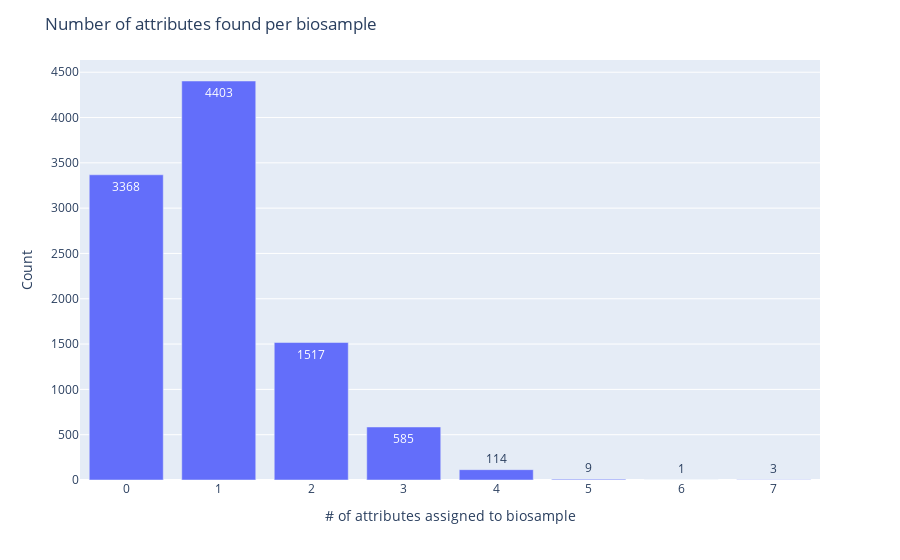
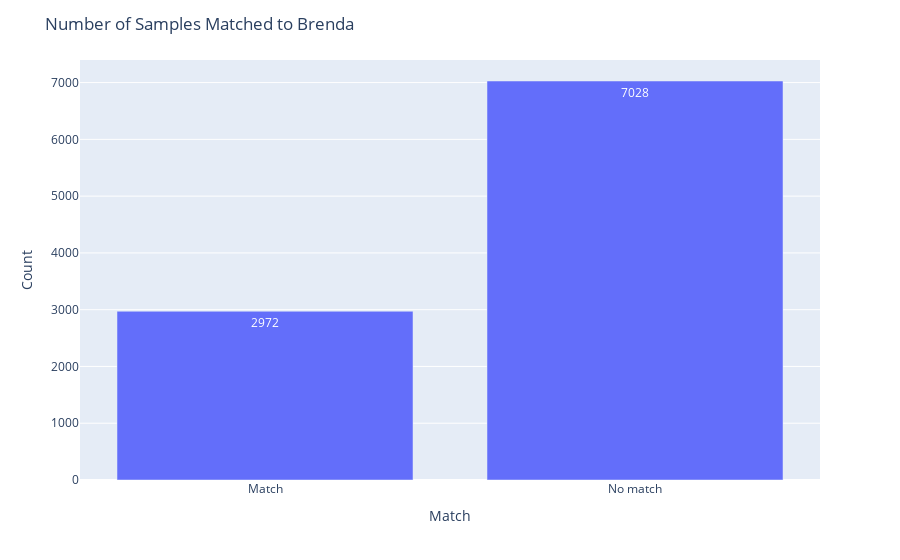

Notebook cell for these charts, in order:
### Code cell
importlib.reload(tissue_eval)
# attribute graph looks at found attributes before matching them to the ontology
tissue_eval.attribute_graph(sample_dict)

tissue_eval.matches_graph(result_dict)

### Figure 1 — Plotly figure (JSON) as saved in the notebook; plotly's stock layout.template omitted (floating-point values rounded to 4 significant figures)
{"data": [{"alignmentgroup": "True", "hovertemplate": "num_attributes=%{x}<br>num_samples=%{y}<br>label=%{text}<extra></extra>", "legendgroup": "", "marker": {"color": "#636efa", "pattern": {"shape": ""}}, "name": "", "offsetgroup": "", "orientation": "v", "showlegend": false, "text": [3368, 585, 4403, 1517, 114, 3, 1, 9], "textposition": "auto", "type": "bar", "x": [0, 3, 1, 2, 4, 7, 6, 5], "xaxis": "x", "y": [3368, 585, 4403, 1517, 114, 3, 1, 9], "yaxis": "y"}], "layout": {"barmode": "relative", "legend": {"tracegroupgap": 0}, "margin": {"t": 60}, "title": {"text": "Number of attributes found per biosample"}, "xaxis": {"anchor": "y", "domain": [0, 1], "title": {"text": "# of attributes assigned to biosample"}}, "yaxis": {"anchor": "x", "domain": [0, 1], "title": {"text": "Count"}}}}

### Figure 2 — Plotly figure (JSON) as saved in the notebook; plotly's stock layout.template omitted (floating-point values rounded to 4 significant figures)
{"data": [{"alignmentgroup": "True", "hovertemplate": "match=%{x}<br>count=%{y}<br>label=%{text}<extra></extra>", "legendgroup": "", "marker": {"color": "#636efa", "pattern": {"shape": ""}}, "name": "", "offsetgroup": "", "orientation": "v", "showlegend": false, "text": [2972, 7028], "textposition": "auto", "type": "bar", "x": ["Match", "No match"], "xaxis": "x", "y": [2972, 7028], "yaxis": "y"}], "layout": {"barmode": "relative", "legend": {"tracegroupgap": 0}, "margin": {"t": 60}, "title": {"text": "Number of Samples Matched to Brenda"}, "xaxis": {"anchor": "y", "domain": [0, 1], "title": {"text": "Match"}}, "yaxis": {"anchor": "x", "domain": [0, 1], "title": {"text": "Count"}}}}
